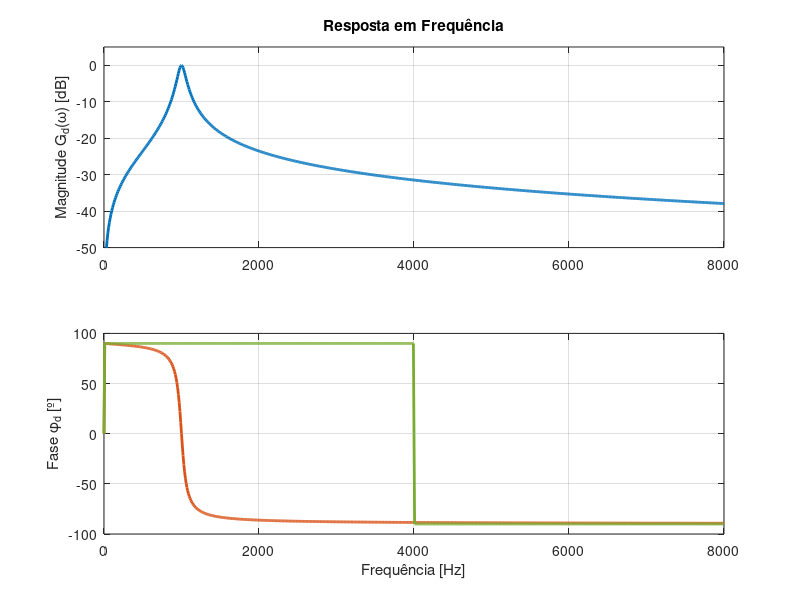
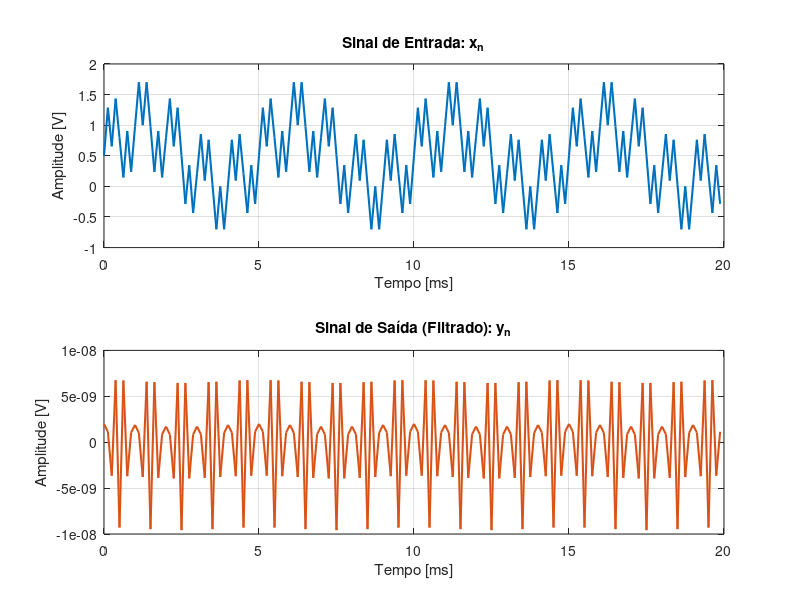
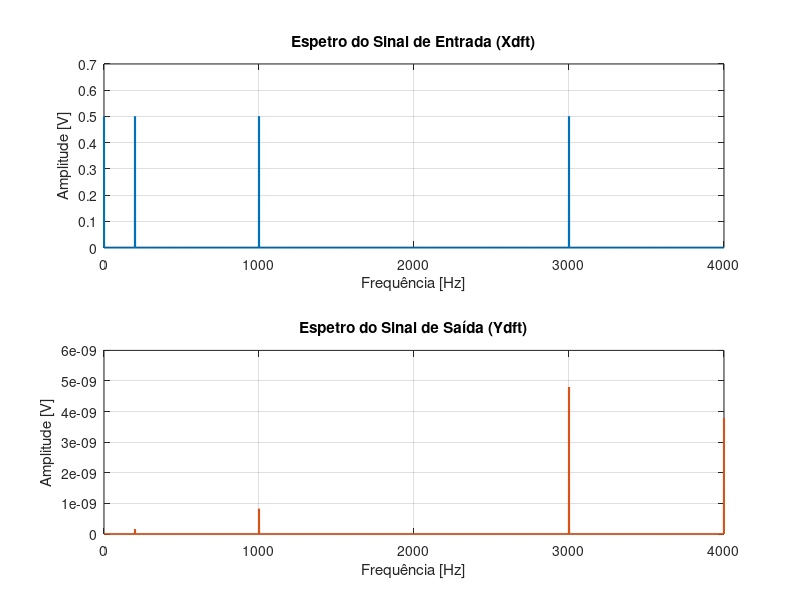
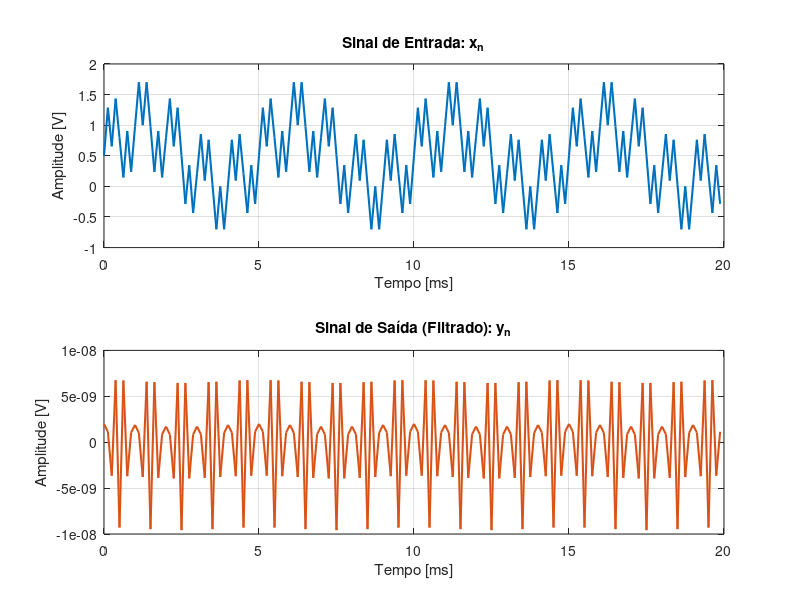

Source code (MATLAB) for these figures, in order:
clc;
clear;
close all;

%% LAB 3a - Secção 1.1: Filtro Analógico Ta(s)
fo = 1000;          % Frequência central (Hz)
Q = 10;             % Factor de qualidade
ko = 1;             % Ganho linear (0 dB)
wo = 2 * pi * fo;   % Frequência angular central

% Definição do vetor de frequências (0 a 8kHz conforme o guia)
f = 0:10:8000;      % Escala linear é útil para comparar com o digital depois
w = 2 * pi * f;
s = 1j * w;

% Transfer function Ta(s) fornecida no guia 
num_a = ko * (wo/Q) * s;
den_a = s.^2 + (wo/Q)*s + wo^2;
Ta = num_a ./ den_a;

% Magnitude e Fase
Ga = 20 * log10(abs(Ta));
phi_a = angle(Ta) * 180/pi;

%% LAB 3a - Secção 1.2: Transferência do Filtro Digital
fs = 8000;          % Frequência de amostragem (8kHz) 
T = 1/fs;           % Período de amostragem 

% --- CORREÇÃO CRÍTICA ---
% A função bilinear precisa dos coeficientes da função de transferência!
b_analog = [ko*(wo/Q), 0];     % Coeficientes do numerador: s^1, s^0
a_analog = [1, wo/Q, wo^2];    % Coeficientes do denominador: s^2, s^1, s^0

% 1. Obter os coeficientes do filtro digital
[nd, dd] = bilinear(b_analog, a_analog, fs); 

% 2. Calcular a resposta em frequência do filtro digital 
N_pts = 1024; 
[Td, gamma] = freqz(nd, dd, N_pts, 'whole');                                       

% 3. Converter frequência angular digital (gamma) para Hz                            
fd = (gamma / (2 * pi)) * fs; 

% 4. Magnitude em dB e Fase em graus para o filtro digital 
Gd = 20 * log10(abs(Td));
% Usamos 'unwrap' para evitar que a fase dê saltos feios de 360 graus
phi_d = unwrap(angle(Td)) * 180/pi; 

% --- Plotagem APENAS do Digital (sem hold on) ---
figure('Color', 'w', 'Name', 'Filtro Digital Td(z) vs Filtro Analógico');

% Magnitude
subplot(2,1,1);
plot(f, Ga, 'LineWidth', 2, 'Color', [0 0.447 0.741]);
hold on;
plot(fd, Gd, 'LineWidth', 2, 'Color', [0.635 0.078 0.184]); % Vermelho escuro
grid on; 
axis([0 8000 -50 5]); % Eixo até 4000Hz (Nyquist)
ylabel('Magnitude G_d(\omega) [dB]');
title('Resposta em Frequência');

% Fase
subplot(2,1,2);
plot(f, phi_a, 'LineWidth', 2, 'Color', [0.85 0.325 0.098]);
hold on;
plot(fd, phi_d, 'LineWidth', 2, 'Color', [0.466 0.674 0.188]); % Verde
grid on;
ylabel('Fase \phi_d [º]');
xlabel('Frequência [Hz]');

% --- Resposta à Question 1 ---
[~, idx_d] = max(Gd);
[~, idx_a] = max(Ga);
fprintf('Frequência central digital (foa): %.2f Hz\n', f(idx_a));
fprintf('Frequência central digital (fod): %.2f Hz\n', fd(idx_d));


%% LAB 3a - Secção 1.3: Simulação do Filtro Digital (Sinais e Áudio)
fs = 8000;         % Frequência de amostragem
N = 16000;         % Total de amostras
n = 0:(N-1);       % Vetor de índices
t = n / fs;        % Vetor de tempo

% 1. Criar o sinal de entrada x(t) com amostras
x = 0.5 * (1 + sin(2*pi*200*t) + sin(2*pi*1000*t) + sin(2*pi*3000*t));

% 2. Filtrar o sinal usando a equação de diferenças
% A função 'filter' usa os coeficientes do filtro digital que criámos na 1.2
y = filter(nd, dd, x);

% 3. Representação Gráfica no Tempo (mostramos apenas os primeiros 20 ms para se ver bem)
figure('Color', 'w', 'Name', 'Sinais no Domínio do Tempo');
subplot(2,1,1);
plot(t(1:160)*1000, x(1:160), 'LineWidth', 1.5, 'Color', [0 0.447 0.741]);
title('Sinal de Entrada: x_n'); xlabel('Tempo [ms]'); ylabel('Amplitude [V]'); grid on;

subplot(2,1,2);
plot(t(1:160)*1000, y(1:160), 'LineWidth', 1.5, 'Color', [0.85 0.325 0.098]);
title('Sinal de Saída (Filtrado): y_n'); xlabel('Tempo [ms]'); ylabel('Amplitude [V]'); grid on;

% 4. Reprodução de Áudio (Descomenta estas linhas para ouvires!)
% disp('A reproduzir o sinal original (x)...');
% sound(x, fs);
% pause(3); % Espera que o som acabe
% disp('A reproduzir o sinal filtrado (y)...');
% sound(y, fs);

% 5. Transformada de Fourier Discreta (DFT)
% Calculamos a FFT e dividimos por N para normalizar a amplitude
Xdft = abs(fft(x)) / N;
Ydft = abs(fft(y)) / N;

% Criar o espetro unilateral (apenas frequências positivas) e dobrar a amplitude (exceto a componente DC)
% Isto segue exatamente a teoria apresentada no LAB3b para obter Xss.
Xss = Xdft(1:N/2+1); Xss(2:end-1) = 2 * Xss(2:end-1);
Yss = Ydft(1:N/2+1); Yss(2:end-1) = 2 * Yss(2:end-1);

f_dft = (0:N/2) * (fs / N); % Cria o eixo de frequências para a DFT

% Gráficos do Espetro de Frequências
figure('Color', 'w', 'Name', 'Transformada de Fourier (Espetro)');
subplot(2,1,1);
plot(f_dft, Xss, 'LineWidth', 1.5, 'Color', [0 0.447 0.741]);
title('Espetro do Sinal de Entrada (Xdft)'); xlabel('Frequência [Hz]'); ylabel('Amplitude [V]'); grid on;
xlim([0 4000]);

subplot(2,1,2);
plot(f_dft, Yss, 'LineWidth', 1.5, 'Color', [0.85 0.325 0.098]);
title('Espetro do Sinal de Saída (Ydft)'); xlabel('Frequência [Hz]'); ylabel('Amplitude [V]'); grid on;
xlim([0 4000]);

% Encontrar o valor exato da amplitude em 1000 Hz na saída para responder à Question 2
idx_1kHz = find(f_dft == 1000);
fprintf('Amplitude do sinal de entrada a 1000 Hz: %.4f V\n', Xss(idx_1kHz));
fprintf('Amplitude do sinal de saída a 1000 Hz: %.4f V\n', Yss(idx_1kHz));

%% LAB 3a - Secção 1.3: Simulação do Filtro Digital (Sinais e Áudio)
fs = 8000;         % Frequência de amostragem
N = 16000;         % Total de amostras
n = 0:(N-1);       % Vetor de índices
t = n / fs;        % Vetor de tempo

% 1. Criar o sinal de entrada x(t) com amostras
x = 0.5 * (1 + sin(2*pi*200*t) + sin(2*pi*1000*t) + sin(2*pi*3000*t));

% 2. Filtrar o sinal usando a equação de diferenças
% A função 'filter' usa os coeficientes do filtro digital que criámos na 1.2
y = filter(nd, dd, x);

% 3. Representação Gráfica no Tempo (mostramos apenas os primeiros 20 ms para se ver bem)
figure('Color', 'w', 'Name', 'Sinais no Domínio do Tempo');
subplot(2,1,1);
plot(t(1:160)*1000, x(1:160), 'LineWidth', 1.5, 'Color', [0 0.447 0.741]);
title('Sinal de Entrada: x_n'); xlabel('Tempo [ms]'); ylabel('Amplitude [V]'); grid on;

subplot(2,1,2);
plot(t(1:160)*1000, y(1:160), 'LineWidth', 1.5, 'Color', [0.85 0.325 0.098]);
title('Sinal de Saída (Filtrado): y_n'); xlabel('Tempo [ms]'); ylabel('Amplitude [V]'); grid on;

% 4. Reprodução de Áudio (Descomenta estas linhas para ouvires!)
% disp('A reproduzir o sinal original (x)...');
% sound(x, fs);
% pause(3); % Espera que o som acabe
% disp('A reproduzir o sinal filtrado (y)...');
% sound(y, fs);

% 5. Transformada de Fourier Discreta (DFT)
% Calculamos a FFT e dividimos por N para normalizar a amplitude
Xdft = abs(fft(x)) / N;
Ydft = abs(fft(y)) / N;

% Criar o espetro unilateral (apenas frequências positivas) e dobrar a amplitude (exceto a componente DC)
% Isto segue exatamente a teoria apresentada no LAB3b para obter Xss.
Xss = Xdft(1:N/2+1); Xss(2:end-1) = 2 * Xss(2:end-1);
Yss = Ydft(1:N/2+1); Yss(2:end-1) = 2 * Yss(2:end-1);

f_dft = (0:N/2) * (fs / N); % Cria o eixo de frequências para a DFT

% Gráficos do Espetro de Frequências
figure('Color', 'w', 'Name', 'Transformada de Fourier (Espetro)');
subplot(2,1,1);
plot(f_dft, Xss, 'LineWidth', 1.5, 'Color', [0 0.447 0.741]);
title('Espetro do Sinal de Entrada (Xdft)'); xlabel('Frequência [Hz]'); ylabel('Amplitude [V]'); grid on;
xlim([0 4000]);

subplot(2,1,2);
plot(f_dft, Yss, 'LineWidth', 1.5, 'Color', [0.85 0.325 0.098]);
title('Espetro do Sinal de Saída (Ydft)'); xlabel('Frequência [Hz]'); ylabel('Amplitude [V]'); grid on;
xlim([0 4000]);

% Encontrar o valor exato da amplitude em 1000 Hz na saída para responder à Question 2
idx_1kHz = find(f_dft == 1000);
fprintf('Amplitude do sinal de entrada a 1000 Hz: %.4f V\n', Xss(idx_1kHz));
fprintf('Amplitude do sinal de saída a 1000 Hz: %.4f V\n', Yss(idx_1kHz));
